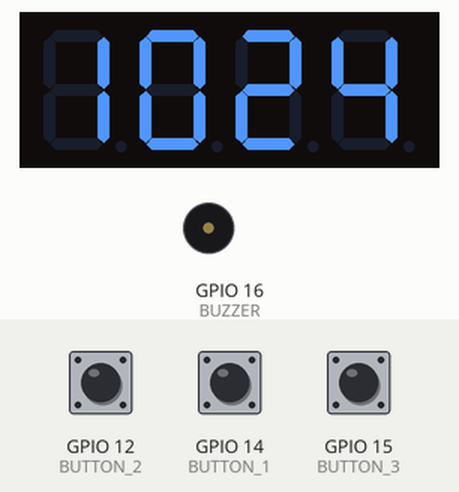
The sketch below on a simulated ESP8266 (NodeMCU). Shown: 4-digit seven-segment display, buzzer (waves = sounding, pin HIGH). Wiring (inferred from the names in the program): DS1307 clock at I2C address 0x68. The test bench sets the inputs (shaded band); at power-on: GPIO 14 (BUTTON_1) LOW, GPIO 15 (BUTTON_3) LOW, GPIO 12 (BUTTON_2) LOW. WiFi joins after 1.5 s; servers stay silent unless stated; uploads are accepted with an empty reply; the local clock reads 2024-03-15 10:24:30 at power-on unless the sketch sets it; what the sketch prints to the serial monitor is not drawn.

Above: at 2.1 s.
3.1 s: GPIO 14 (BUTTON_1) pulled HIGH for 3.2 s
At 3.46 s:
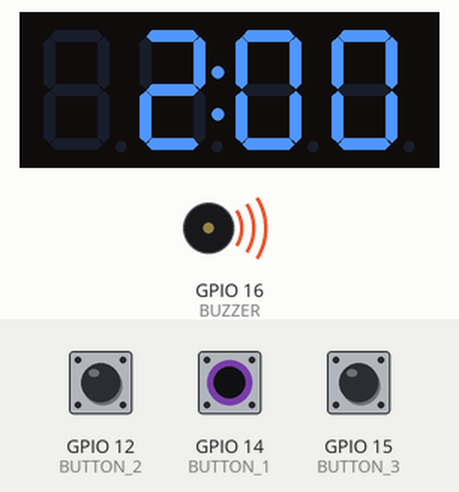
6.9 s: GPIO 15 (BUTTON_3) pulled HIGH for 0.15 s
At 7.8 s:
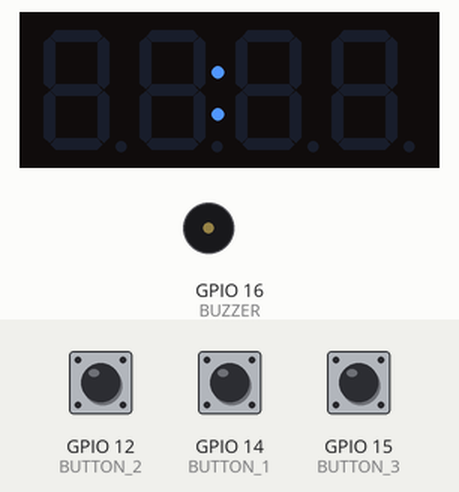
9.5 s: GPIO 12 (BUTTON_2) pulled HIGH for 0.15 s
At 10.12 s:
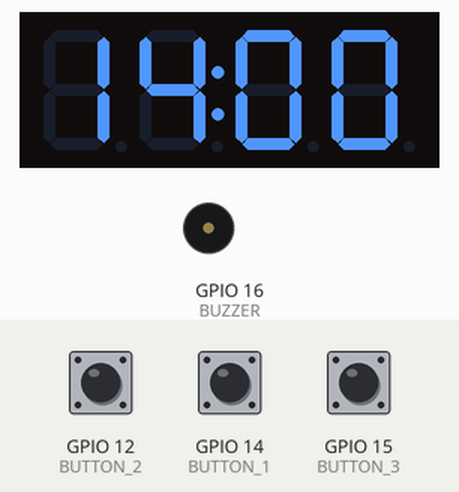
10.2 s: GPIO 12 (BUTTON_2) pulled HIGH for 1 s
At 10.29 s:
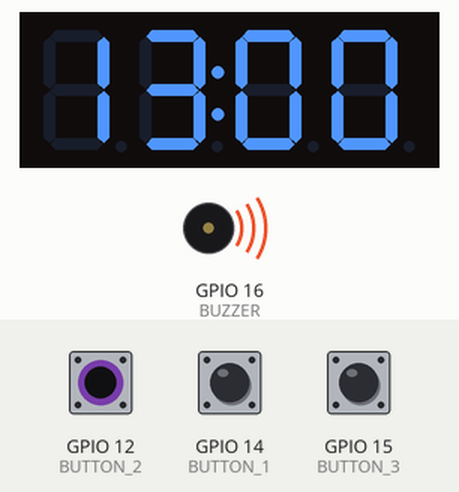
11.8 s: GPIO 14 (BUTTON_1) pulled HIGH for 1 s
At 11.89 s:
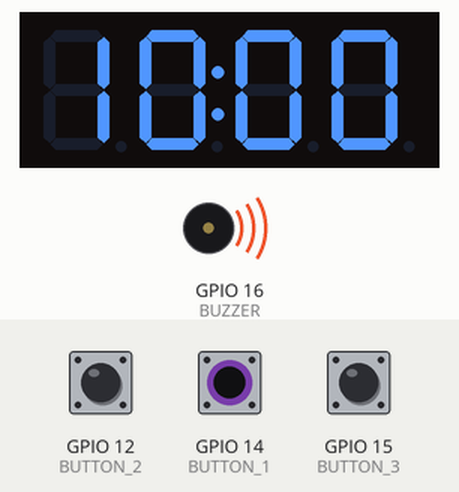
13.4 s: GPIO 15 (BUTTON_3) pulled HIGH for 1 s
At 14.0 s:
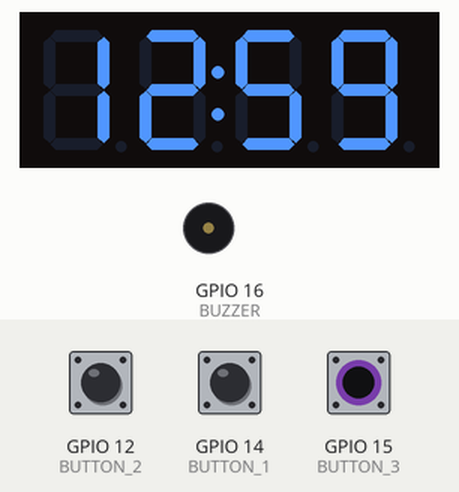
Timing chart, 0 to 16.4 s (numbered marks = the images above; inputs shaded):
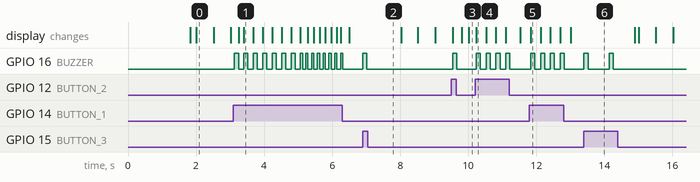

The sketch:

Timer_clock.ino
```cpp
#include <Wire.h>
#include <ESP8266WiFi.h>
#include "rtc.h"
#include "TM1637.h"
#define TM1637_CLK       13
#define TM1637_DIO       2
#define BUTTON_1         14    // Пин клавиши 1
#define BUTTON_2         12    // Пин клавиши 2
#define BUTTON_3         15    // Пин клавиши 3
#define BUZZER           16    // Пин базера
TM1637 tm1637(TM1637_CLK,TM1637_DIO);
const char* ssid = "IvanUA";
const char* password = "";
byte lastSec;
int secFr=0;
bool flash=0;
byte timeZone = 2;
bool sommerZeit = 1;
byte key=0;
int keySpeed;
int timmer=0;
int lastSecTim=0;
byte h=0, m=0, s=0;
bool pause=1;
//______________________________________
void setup() {
  Wire.begin();
  Serial.begin(115200);
  pinMode(BUTTON_1, INPUT);
  pinMode(BUTTON_2, INPUT);
  pinMode(BUTTON_3, INPUT);
  pinMode(BUZZER, OUTPUT);
  tm1637.init();
  tm1637.set(7);
  getRTCDateTime();
  displayTime();
  wifiConnect();
  updateTime();
}//______________________________________
//=======================================
void loop() {
  if(second!=lastSec) {
    lastSec=second;
    secFr=0;
  } else secFr++;
  getRTCDateTime();
  if(millis()%1000<500 && flash || key!=0) {
    flash=0;
    if(timmer==0) displayTime();
    else displayTimer();
  }
  else if(millis()%1000>500 && !flash || key!=0) {
    flash=1;
    if(timmer==0) displayTime();
    else tm1637.clearDisplay();
  }
  if(hour==0 && minute==5 && second==0) updateTime(); // Обновляем время один раз в сутки
  if(minute==0 && second==0 && secFr==0) {      // сигнал каждый час
    bip();
    bip();
  }
  menu();
}//======================================
void displayTime(){
  tm1637.point(flash);
  tm1637.display(0,hour/10);
  tm1637.display(1,hour%10);
  tm1637.display(2,minute/10);
  tm1637.display(3,minute%10);
}//-------------------------------------
void displayTimer(){
  h=(int)timmer/3600;
  m=(int)timmer/60-h*60;
  s=timmer-m*60;
  tm1637.point(1);
  if(timmer>3600) {
    if(h>9) tm1637.display(0, h/10);
    tm1637.display(1, h%10);
    tm1637.display(2, m/10);
    tm1637.display(3, m%10);
  } else {
    if(m>9) tm1637.display(0, m/10);
    if(m>0) tm1637.display(1, m%10);
    if(s>9 || m>0) tm1637.display(2, s/10);
    tm1637.display(3, s%10);
  }
}//-------------------------------------
void updateTime() {
  WiFiClient client;
  if (!client.connect("google.com", 80)) {
    Serial.println("Connection google.com - failed!!!");
    return;
  }
  client.print(String("GET / HTTP/1.1\r\n") +
               String("Host: google.com\r\n") +
               String("Connection: close\r\n\r\n"));
  int repeatCounter = 0;
  while(!client.available() && repeatCounter < 10) {
    delay(1000);
    Serial.println(".");
    repeatCounter++;
  }
  String line;
  int size = 0;
  client.setNoDelay(false);
  while(client.connected() && client.available()) {
    line = client.readStringUntil('\n');
    line.toUpperCase();
    // example:
    // date: Thu, 19 Nov 2015 20:25:40 GMT
    if (line.startsWith("DATE: ")) {
      hour = line.substring(23, 25).toInt();
      hour = hour + (timeZone + (1 * sommerZeit));
      if(hour>23) hour = hour-24;
      minute = line.substring(26, 28).toInt();
      second = line.substring(29, 31).toInt();
      year = line.substring(18, 22).toInt();
      day = line.substring(11, 13).toInt();
      String dw = line.substring(6, 9);
      String mont = line.substring(14, 17);
      if(mont=="JAN") month = 1;
      if(mont=="FEB") month = 2;
      if(mont=="MAR") month = 3;
      if(mont=="APR") month = 4;
      if(mont=="MAY") month = 5;
      if(mont=="JUN") month = 6;
      if(mont=="JUL") month = 7;
      if(mont=="AUG") month = 8;
      if(mont=="SEP") month = 9;
      if(mont=="OCT") month = 10;
      if(mont=="NOV") month = 11;
      if(mont=="DEC") month = 12;
      if(dw=="SUN") dayOfWeek = 1;
      if(dw=="MON") dayOfWeek = 2;
      if(dw=="TUE") dayOfWeek = 3;
      if(dw=="WED") dayOfWeek = 4;
      if(dw=="THU") dayOfWeek = 5;
      if(dw=="FRI") dayOfWeek = 6;
      if(dw=="SAT") dayOfWeek = 7;
      Serial.println(String(day)+"."+String(month)+"."+String(year)+" "+String(dayOfWeek)+" "+String(hour)+":"+String(minute)+":"+String(second));
      setRTCDateTime();
    }
  }
}//---------------------------------------
void wifiConnect() {
  Serial.println();
  Serial.printf("Connecting to %s ", ssid);
  WiFi.begin(ssid, password);
  while (WiFi.status() != WL_CONNECTED)
  {
    delay(500);
    Serial.print(".");
  }
  Serial.println(" connected");
}//---------------------------------------
void klav() {
  key=0;
  if(digitalRead(BUTTON_1)==HIGH) key=1;
  if(digitalRead(BUTTON_2)==HIGH) key=2;
  //if(digitalRead(BUTTON_3)==HIGH) key=3;
  if(key!=0 && (keySpeed==0 || (h==1 && m==0) || (h==0 && m==59) || (m==9 && s==00))) tm1637.clearDisplay();
  if(key!=0) {
    keySpeed++;
  } else keySpeed=0;
  if(key==1) {
    timmer=(int(timmer/60)+1)*60;
    if(timmer>10800) timmer=10800;
    displayTimer();
  }
  if(key==2) {
    timmer=(int(timmer/60)-(timmer%60==0?1:0))*60;
    if(timmer<0) timmer=0;
    if(timmer!=0) displayTimer();
  }
  if(key!=0 && timmer!=0 && timmer!=10800) bip();
}//---------------------------------------
void bip(){
  digitalWrite(BUZZER, HIGH);
  delay(keySpeed<8?120:keySpeed<40?60:20);
  digitalWrite(BUZZER, LOW);
  delay(keySpeed<8?120:keySpeed<40?60:20);
}//---------------------------------------
void menu(){
  klav();
  if(timmer!=0 && key==0 && pause==0) {
    if(lastSecTim!=second) {
      lastSecTim=second;
      timmer--;
      if(!timmer) alarm();
    }
  }
  if(timmer!=0 && pause && second%10==0 && key==0) bip();
  if(digitalRead(BUTTON_3)==HIGH) {
    pause=!pause;
    bip();
    delay(500);
  }
}//---------------------------------------
void alarm() {
  for(int i=0; i<120; i++){
    tm1637.clearDisplay();
    tm1637.point(1);
    tm1637.display(0, 0);
    tm1637.display(1, 0);
    tm1637.display(2, 0);
    tm1637.display(3, 0);
    bip();
    bip();
    bip();
    tm1637.clearDisplay();
    delay(280);
    if(digitalRead(BUTTON_3)==HIGH) {
      pause=1;
      bip();
      delay(500);
      return;
    }
  }
  pause=1;
}
```

rtc.h
```cpp
int BCD2DEC(int x) { return ((x)>>4)*10+((x)&0xf); }
int DEC2BCD(int x) { return (((x)/10)<<4)+((x)%10); }
byte hour=21, minute=55, month=8, day=28, lastDay=28, dayOfWeek=4;
int second=1;
int year=2018;
int corr=0;

#define I2CStart(x)   Wire.beginTransmission(x)
#define I2CStop()     Wire.endTransmission()
#define I2CWrite(x)   Wire.write(x)
#define I2CRead()     Wire.read()
#define I2CReq(x,y)   Wire.requestFrom(x,y)
#define I2CReady      while(!Wire.available()) {};

#define DS1307_I2C_ADDRESS 0x68
#define DS1307_I2C_ADDRESS_EEPROM 0x57
#define DS1307_TIME    0x00
#define DS1307_DOW     0x03
#define DS1307_DATE    0x04
#define DS1307_MEM     0x08

//--------------------------------------
void  setRTCDateTime() {
  I2CStart(DS1307_I2C_ADDRESS);
  I2CWrite(DS1307_TIME);
  I2CWrite(DEC2BCD(second));
  I2CWrite(DEC2BCD(minute));
  I2CWrite(DEC2BCD(hour));
  I2CWrite(DEC2BCD(dayOfWeek));
  I2CWrite(DEC2BCD(day));
  I2CWrite(DEC2BCD(month));
  I2CWrite(DEC2BCD(year-2000));
  I2CStop();
}
void getRTCDateTime(void) {
  int v;
  I2CStart(DS1307_I2C_ADDRESS);
  I2CWrite(DS1307_TIME);
  I2CStop();
  I2CReq(DS1307_I2C_ADDRESS, 7);
  I2CReady;
  v=I2CRead()&0x7f;
  second=BCD2DEC(v);
  v=I2CRead()&0x7f;
  minute=BCD2DEC(v);
  v=I2CRead()&0x3f;
  hour=BCD2DEC(v);
  v=I2CRead()&0x07;
  dayOfWeek=BCD2DEC(v);
  v=I2CRead()&0x3f;
  day=BCD2DEC(v);
  v=I2CRead()&0x3f;
  month=BCD2DEC(v);
  v=I2CRead()&0xff;
  year=BCD2DEC(v)+2000;
  I2CStop();
}
```

Measured:
- after the input at 3.1 s, GPIO 16 (BUZZER): goes 7 × (HIGH 0.12 s, LOW 0.16 s), 7 × (HIGH 0.06 s, LOW 0.10 s), HIGH 0.06 s, then LOW, starting at once; the display: first changes after 0.15 s (image 1 shows a later state)
- after the input at 6.9 s, GPIO 16 (BUZZER): LOW → HIGH at once, → LOW 0.12 s later
- after the input at 9.5 s, GPIO 16 (BUZZER): LOW → HIGH after 0.05 s, → LOW 0.12 s later
- after the input at 10.2 s, GPIO 16 (BUZZER): alternates HIGH for 0.12 s and LOW for 0.17 s, 8 changes in all, then stays LOW, starting at once
- after the input at 11.8 s, GPIO 16 (BUZZER): alternates HIGH for 0.12 s and LOW for 0.17 s, 8 changes in all, then stays LOW, starting at once
- after the input at 13.4 s, GPIO 16 (BUZZER): alternates HIGH for 0.12 s and LOW for 0.62 s, 4 changes in all, then stays LOW, starting at once
